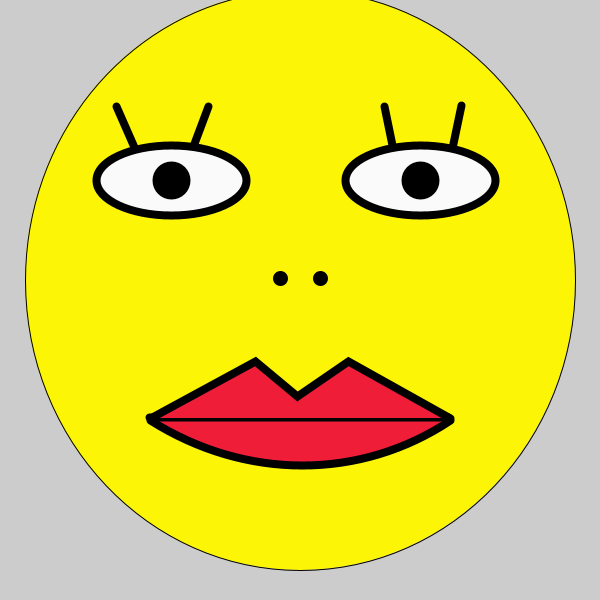
Frame 1 (no input)
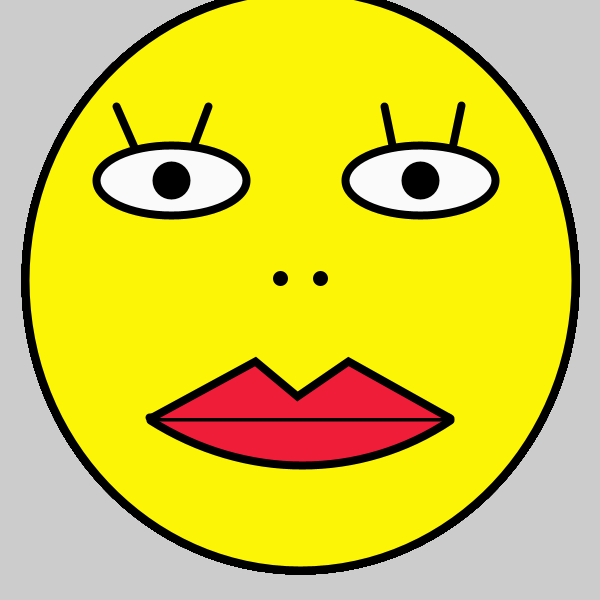
Frame 60 (the mouse pressed at the canvas centre just before this capture)
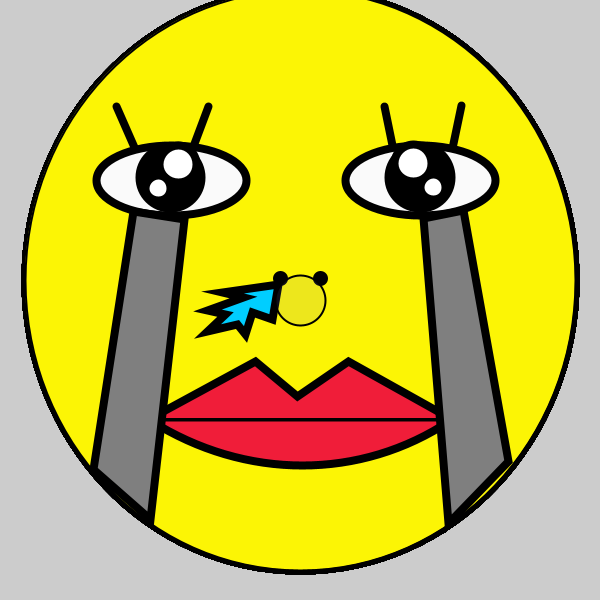
Frame 120 (the mouse held since frame 60 and released just before this capture)

The Processing sketch that drew these frames (run headless with seeded random() and noise(); from frame 60 on, the mouse is pressed at the canvas centre):

// Processing sketch: processing_141203
// ── processing_141203.pde

/*
Konkuk University
SOSi iDesign

Name: CHOI JIhye <<------ Write your full name here!
ID: jihye <<--------- Write your ID here!

*/

int value = 0;

void setup(){
size (600, 600);
// noLoop();
smooth();
colorMode (RGB,600);
}

void draw(){
  println(mouseX + " : " + mouseY);

 //face 
 fill(#FCF505);
 ellipse (300, 280, 550, 580); 
 
 // nose
 strokeWeight(15);
 point(280,278);
 point (320, 278);
  
 //eyes 
 fill (255);
 stroke(0);
 strokeWeight(8);
 line (116, 106, 134, 147);
 line (208, 106, 193, 146);
 line (384, 106,392, 145);
 line (461, 105, 452, 148);
 
  fill(#FAFAFA);
  ellipse (width*0.285, height*0.3, 150, 70);
  ellipse (width*0.7, height*0.3, 150, 70);
  
  fill(0);
  ellipse (width*0.285, height*0.3, 30, 30); 
   ellipse (width*0.7, height*0.3, 30, 30);

  
  // mouoth
  fill (#F01D39);
 bezier(width*0.25, height*0.7, 245, 480, 360, 480, width*0.75, height*0.7); 
 line (149, 417, 448, 417);
 beginShape ();
 vertex (width*0.25,418);
 vertex (255, 361);
 vertex (297, 396);
 vertex (348, 361);
 vertex ( width*0.75,418);
 endShape();
 


if (mousePressed){
  
  //eruption
  fill (#00CEFF);
  beginShape();
  vertex(278,284);
  vertex(222,292);
  vertex(243,297);
  vertex(207,310);
  vertex(225,314);
  vertex(207,331);
  vertex(237,324);
  vertex(245,334);
  vertex(252,312);
  vertex(272,319);
  vertex(278,284);
  endShape();
  
  //eyes
  fill(0);
  ellipse(170,177,62,62);
  ellipse(420,177,63,63);
  fill(600);
  ellipse(178,164,37,37);
  ellipse(158,188,25,25);
  ellipse(413,163,37,37);
  ellipse(433,187,25,25);
 
 
 // tears
   fill (mouseX,mouseY,300);
   quad (133,211,93, 469, 150, 519, 184, 219);
  quad (423, 218, 448, 523, 508, 461, 463,210);
 // curve (172,211);
  
  
 translate(mouseX, mouseY);
fill(mouseX, mouseY,500,70);
  stroke(0);
  strokeWeight(2);
  ellipse(0,0,50,50);
 
}
}
 
void keyPressed(){
  setup(); 
}
